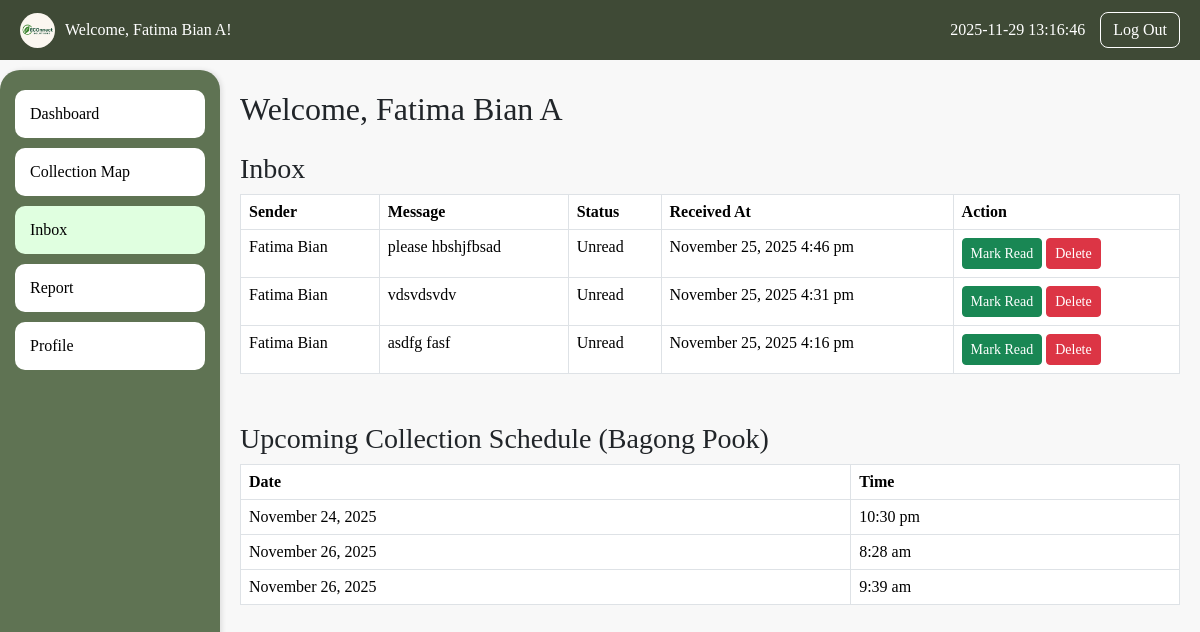
The page /crew/crewInbox.php (signed in) on the database its author committed.
### tables this page shows
CREATE TABLE `collection_crew` (
  `id` int(11) NOT NULL,
  `full_name` varchar(100) NOT NULL,
  `barangay` varchar(100) NOT NULL,
  `username` varchar(255) DEFAULT NULL,
  `status` varchar(20) NOT NULL DEFAULT 'Active',
  `password` varchar(255) NOT NULL,
  `email` varchar(100) DEFAULT '',
  `phone` varchar(20) DEFAULT ''
);

CREATE TABLE `crew_inbox` (
  `id` int(11) NOT NULL,
  `crew_id` int(11) NOT NULL,
  `admin_id` int(11) NOT NULL,
  `message` text DEFAULT NULL,
  `subject` varchar(255) DEFAULT NULL,
  `status` enum('Unread','Read') DEFAULT 'Unread',
  `created_at` timestamp NOT NULL DEFAULT current_timestamp()
);

CREATE TABLE `barangay_admins` (
  `id` int(11) NOT NULL,
  `full_name` varchar(100) NOT NULL,
  `barangay` varchar(100) NOT NULL,
  `username` varchar(100) NOT NULL,
  `password` varchar(255) NOT NULL,
  `created_at` timestamp NOT NULL DEFAULT current_timestamp(),
  `email` varchar(100) DEFAULT '',
  `status` varchar(20) NOT NULL DEFAULT 'Active'
);

CREATE TABLE `collection_schedule` (
  `id` int(11) NOT NULL,
  `barangay` varchar(100) NOT NULL,
  `date` date NOT NULL,
  `time` time NOT NULL
);

### crew/crewInbox.php (the view, shortened to what this page needs)
<?php
include "../db_connect.php";
include "header.php";
$crew_id = $_SESSION['crew_id'];
$stmt = $conn->prepare("SELECT * FROM collection_crew WHERE id = ?");
$stmt->bind_param("i", $crew_id);
$stmt->execute();
$crew = $stmt->get_result()->fetch_assoc();
$msgStmt = $conn->prepare("
    SELECT ci.id, ba.full_name AS sender_name, ci.message, ci.status, ci.created_at
    FROM crew_inbox ci
    JOIN barangay_admins ba ON ci.admin_id = ba.id
    WHERE ci.crew_id = ?
    ORDER BY ci.created_at DESC
");
$msgStmt->bind_param("i", $crew_id);
$msgStmt->execute();
$messages = $msgStmt->get_result()->fetch_all(MYSQLI_ASSOC);
$schedStmt = $conn->prepare("
    SELECT * FROM collection_schedule
    WHERE barangay = ?
    ORDER BY date, time
");
$schedStmt->bind_param("s", $crew['barangay']);
$schedStmt->execute();
$schedules = $schedStmt->get_result()->fetch_all(MYSQLI_ASSOC);
?>
<!DOCTYPE html>
<html lang="en">
<head>
<link href="https://cdn.jsdelivr.net/npm/bootstrap@5.3.2/dist/css/bootstrap.min.css" rel="stylesheet">
</head>
<body>
<?php include 'nav.php'; ?>
<div class="main-content">
    <h2>Welcome, <?= htmlspecialchars($crew['full_name']) ?></h2>
    <h3 class="mt-4">Inbox</h3>
    <?php if($messages): ?>
        <table class="table table-bordered">
            <thead>
                <tr>
                    <th>Sender</th>
                    <th>Message</th>
                    <th>Status</th>
                    <th>Received At</th>
                    <th>Action</th>
                </tr>
            </thead>
            <tbody>
                <?php foreach($messages as $msg): ?>
                    <tr id="msg-<?= $msg['id'] ?>" class="<?= $msg['status'] == 'Unread' ? 'unread' : '' ?>">
                        <td><?= htmlspecialchars($msg['sender_name']) ?></td>
                        <td><?= htmlspecialchars($msg['message']) ?></td>
                        <td class="status"><?= $msg['status'] ?></td>
                        <td><?= date("F d, Y g:i a", strtotime($msg['created_at'])) ?></td>
                        <td>
                            <?php if($msg['status'] == 'Unread'): ?>
                                <button class="btn btn-success btn-sm mark-read" data-id="<?= $msg['id'] ?>">Mark Read</button>
                            <?php endif; ?>
                            <button class="btn btn-danger btn-sm delete-msg" data-id="<?= $msg['id'] ?>">Delete</button>
                        </td>
                    </tr>
                <?php endforeach; ?>
            </tbody>
        </table>
    <?php else: ?>
        <p>No messages yet.</p>
    <?php endif; ?>
    <h3 class="mt-5">Upcoming Collection Schedule (<?= htmlspecialchars($crew['barangay']) ?>)</h3>
    <?php if($schedules): ?>
        <table class="table table-bordered">
            <thead>
                <tr>
                    <th>Date</th>
                    <th>Time</th>
                </tr>
            </thead>
            <tbody>
                <?php foreach($schedules as $sched): ?>
                    <tr>
                        <td><?= date("F d, Y", strtotime($sched['date'])) ?></td>
                        <td><?= date("g:i a", strtotime($sched['time'])) ?></td>
                    </tr>
                <?php endforeach; ?>
            </tbody>
        </table>
    <?php else: ?>
        <p>No scheduled collections.</p>
    <?php endif; ?>
</div>
</body>
</html>

### crew/header.php (shortened to what this page needs)
<?php
include "../db_connect.php";
$crew_id = $_SESSION['crew_id'];
$stmt = $conn->prepare("SELECT full_name FROM collection_crew WHERE id = ?");
$stmt->bind_param("i", $crew_id);
$stmt->execute();
$result = $stmt->get_result();
$crew = $result->fetch_assoc();
$crew_name = $crew['full_name'];
?>
<div class="header">
    <div class="logo">
        <img src="../img/logoo.png" alt="Logo">
        <span>Welcome, <?= htmlspecialchars($crew_name) ?>!</span>
    </div>
    <div class="header-right">
        <div class="current-time"><?= date("Y-m-d H:i:s") ?></div>
        <button class="logout-btn" onclick="location.href='logout.php'">Log Out</button>
    </div>
</div>

### crew/header.php (style rules this page uses)
.header { width: 100%; background-color: #3f4a36; color: white; padding: 10px 20px; display: flex; align-items: center; justify-content: space-between; position: fixed; top: 0; left: 0; z-index: 9999; height: 60px; }
.header .logo { display: flex; align-items: center; gap: 10px; }
.header img { height: 35px; border-radius: 50%; }
.header-right { display: flex; align-items: center; gap: 15px; }
.logout-btn { color: white; background: transparent; border: 1px solid white; border-radius: 8px; padding: 5px 12px; cursor: pointer; }

### crew/crewInbox.php (style rules this page uses)
body { margin: 0; font-family: Georgia, serif; background-color: #f8f8f8; padding-top: 70px; }
.main-content { margin-left: 220px; padding: 20px; }
.table thead { background-color: #3f4a36; color: white; }
.unread { background-color: #e0ffe0; }

### rows shown on the page
collection_crew: full_name "Fatima Bian A", barangay "Bagong Pook"
crew_inbox: admin.full_name "Fatima Bian", message "please hbshjfbsad", status "Unread", created_at "November 25, 2025 4:46 pm"
crew_inbox: admin.full_name "Fatima Bian", message "vdsvdsvdv", status "Unread", created_at "November 25, 2025 4:31 pm"
crew_inbox: admin.full_name "Fatima Bian", message "asdfg fasf", status "Unread", created_at "November 25, 2025 4:16 pm"
collection_schedule: date "November 24, 2025", time "10:30 pm"
collection_schedule: date "November 26, 2025", time "8:28 am"
collection_schedule: date "November 26, 2025", time "9:39 am"
